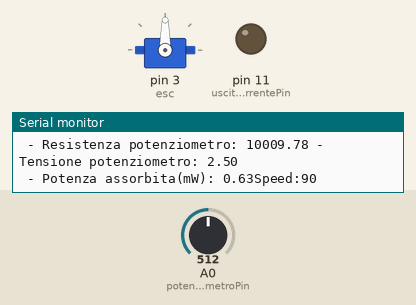
Simulated run of this program. Board: Arduino Uno, built with avr-gcc and run on an emulated ATmega328P. Parts: servo, output pins drawn as LEDs (lit = HIGH), the last lines printed to the serial monitor. Inputs (shaded band) come from the test bench; at power-on: A0 (potenziometroPin) = 512.

Above: at 1.8 s.
1.9 s: A0 (potenziometroPin) set to 716
At 2.8 s:
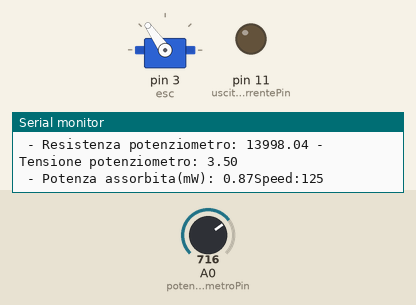
3.5 s: A0 (potenziometroPin) set to 900
At 5.3 s:
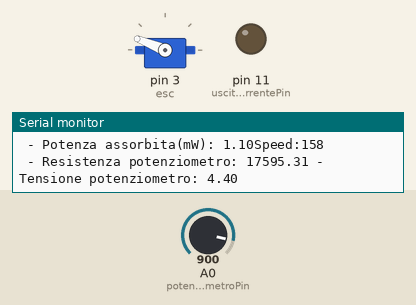
5.6 s: A0 (potenziometroPin) set to 1023
At 6.9 s:
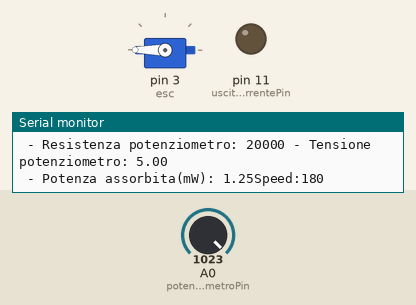
7.7 s: A0 (potenziometroPin) set to 306
At 9.4 s:
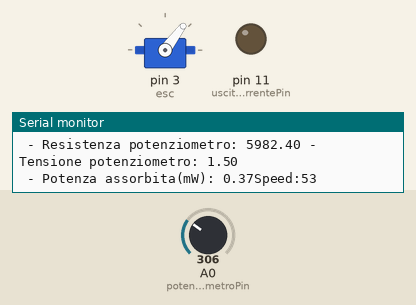
9.8 s: A0 (potenziometroPin) set to 122
At 11.6 s:
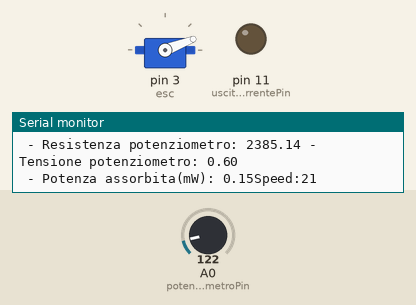
11.9 s: A0 (potenziometroPin) set to 0
At 13.4 s:
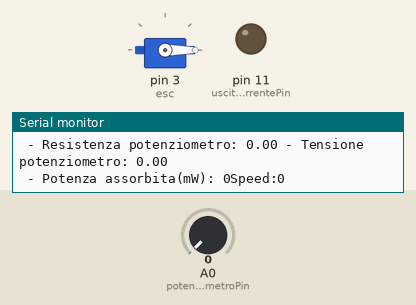
Timing chart, 0 to 14.9 s (numbered marks = the images above; inputs shaded):
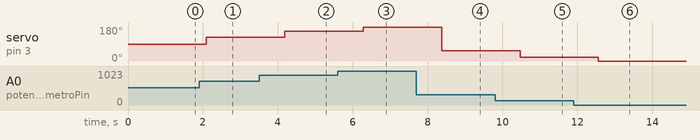

The program:

main.cpp
```cpp
#include <Arduino.h>
#include <Servo.h>
#define esc 3

Servo DC_br;


const int potenziometroPin = A0;//PIN DEL POTENZIOMETRO
const int uscitaCorrentePin = 11; //mettere pin corretto dell' ESC
const float resistenzaTotalePotenziometro = 20000.00;  // Sostituisci con il valore effettivo
int Speed = 0;
int valorePotenziometro;
float resistenzaPotenziometro;
float tensionePotenziometro;
float potenza;

void setup() {
  pinMode(uscitaCorrentePin, OUTPUT);

  DC_br.attach(esc);
  Serial.begin(9600);
}

void loop() {
  valorePotenziometro = analogRead(potenziometroPin);

  resistenzaPotenziometro = (20000.00 / 1023.00) * valorePotenziometro;
  tensionePotenziometro = (5.00 / 1023.00) * valorePotenziometro;
  //float valoreCorrente = (tensionePotenziometro / resistenzaPotenziometro) * 1000;
  potenza = ((tensionePotenziometro * tensionePotenziometro) / (resistenzaPotenziometro +0.0001)) * 1000;

  Speed = map(valorePotenziometro, 0, 1023, 0, 180);
  DC_br.write(Speed);


  Serial.print(" - Resistenza potenziometro: ");
  if (resistenzaPotenziometro >= 20000)
  {
    Serial.print("20000");
  }
  else
  {
    Serial.print(resistenzaPotenziometro);
  }
  Serial.print(" - Tensione potenziometro: ");
  Serial.println(tensionePotenziometro);
  //Serial.print(" - Corrente assorbita(mA) : ");
  //Serial.println(valoreCorrente);
  Serial.print(" - Potenza assorbita(mW): ");
   if (potenza <= 0.05)
  {
    Serial.print("0");
  }
  else
  {
    Serial.print(potenza);
  }
  //Serial.print("Valore potenziometro: ");
  //Serial.print(valorePotenziometro);
  Serial.print("Speed:");
Serial.println(Speed);
  delay(1000);
}
```

Measured:
- after the input at 1.9 s, servo on pin 3 (esc): 90° → 125° after 0.19 s
- after the input at 3.5 s, servo on pin 3 (esc): 125° → 158° after 0.69 s
- after the input at 5.6 s, servo on pin 3 (esc): 158° → 180° after 0.69 s
- after the input at 7.7 s, servo on pin 3 (esc): 180° → 53° after 0.68 s
- after the input at 9.8 s, servo on pin 3 (esc): 53° → 21° after 0.67 s
- after the input at 11.9 s, servo on pin 3 (esc): 21° → 0° after 0.66 s
